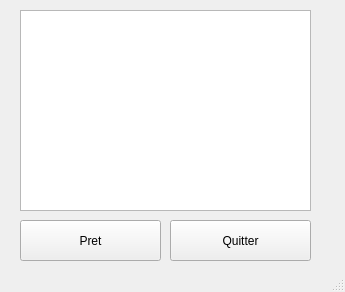
<?xml version="1.0" encoding="UTF-8"?>
<ui version="4.0">
 <class>SalonJoueurs</class>
 <widget class="QMainWindow" name="SalonJoueurs">
  <property name="geometry">
   <rect>
    <x>0</x>
    <y>0</y>
    <width>345</width>
    <height>292</height>
   </rect>
  </property>
  <property name="windowTitle">
   <string>Salon des joueurs</string>
  </property>
  <widget class="QWidget" name="centralwidget">
   <widget class="QPushButton" name="btnPret">
    <property name="geometry">
     <rect>
      <x>20</x>
      <y>220</y>
      <width>141</width>
      <height>41</height>
     </rect>
    </property>
    <property name="text">
     <string>Pret</string>
    </property>
   </widget>
   <widget class="QPushButton" name="btnQuitter">
    <property name="geometry">
     <rect>
      <x>170</x>
      <y>220</y>
      <width>141</width>
      <height>41</height>
     </rect>
    </property>
    <property name="text">
     <string>Quitter</string>
    </property>
   </widget>
   <widget class="QListWidget" name="lbJoueurs">
    <property name="geometry">
     <rect>
      <x>20</x>
      <y>10</y>
      <width>291</width>
      <height>201</height>
     </rect>
    </property>
   </widget>
  </widget>
  <widget class="QStatusBar" name="statusbar"/>
 </widget>
 <resources/>
 <connections/>
</ui>
